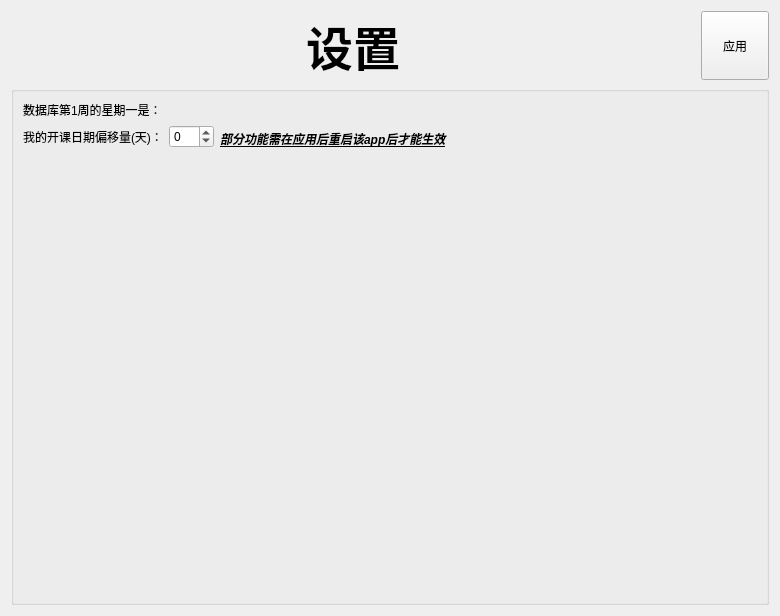
<?xml version="1.0" encoding="UTF-8"?>
<ui version="4.0">
 <class>SettingWidget</class>
 <widget class="QWidget" name="SettingWidget">
  <property name="geometry">
   <rect>
    <x>0</x>
    <y>0</y>
    <width>780</width>
    <height>616</height>
   </rect>
  </property>
  <property name="windowTitle">
   <string>Form</string>
  </property>
  <layout class="QVBoxLayout" name="verticalLayout" stretch="1,15">
   <item>
    <layout class="QHBoxLayout" name="horizontalLayout_2" stretch="10,1">
     <item>
      <widget class="QLabel" name="label">
       <property name="font">
        <font>
         <pointsize>35</pointsize>
         <bold>true</bold>
        </font>
       </property>
       <property name="text">
        <string>设置</string>
       </property>
       <property name="alignment">
        <set>Qt::AlignmentFlag::AlignCenter</set>
       </property>
      </widget>
     </item>
     <item>
      <widget class="QPushButton" name="ApplyButton">
       <property name="sizePolicy">
        <sizepolicy hsizetype="Ignored" vsizetype="Ignored">
         <horstretch>0</horstretch>
         <verstretch>0</verstretch>
        </sizepolicy>
       </property>
       <property name="text">
        <string>应用</string>
       </property>
      </widget>
     </item>
    </layout>
   </item>
   <item>
    <widget class="QGroupBox" name="groupBox">
     <property name="title">
      <string/>
     </property>
     <layout class="QFormLayout" name="formLayout">
      <item row="0" column="0">
       <layout class="QVBoxLayout" name="verticalLayout_2">
        <item>
         <widget class="QLabel" name="StartDateLabel">
          <property name="text">
           <string>数据库第1周的星期一是：</string>
          </property>
         </widget>
        </item>
        <item>
         <layout class="QHBoxLayout" name="horizontalLayout">
          <item>
           <widget class="QLabel" name="label_2">
            <property name="text">
             <string>我的开课日期偏移量(天)：</string>
            </property>
           </widget>
          </item>
          <item>
           <widget class="QSpinBox" name="spinBox">
            <property name="focusPolicy">
             <enum>Qt::FocusPolicy::NoFocus</enum>
            </property>
            <property name="minimum">
             <number>-99</number>
            </property>
            <property name="singleStep">
             <number>7</number>
            </property>
           </widget>
          </item>
         </layout>
        </item>
       </layout>
      </item>
      <item row="0" column="1">
       <widget class="QLabel" name="WarningLabel">
        <property name="font">
         <font>
          <italic>true</italic>
          <bold>true</bold>
          <underline>true</underline>
         </font>
        </property>
        <property name="text">
         <string>部分功能需在应用后重启该app后才能生效</string>
        </property>
        <property name="alignment">
         <set>Qt::AlignmentFlag::AlignBottom|Qt::AlignmentFlag::AlignLeading|Qt::AlignmentFlag::AlignLeft</set>
        </property>
       </widget>
      </item>
     </layout>
    </widget>
   </item>
  </layout>
 </widget>
 <resources/>
 <connections/>
</ui>
